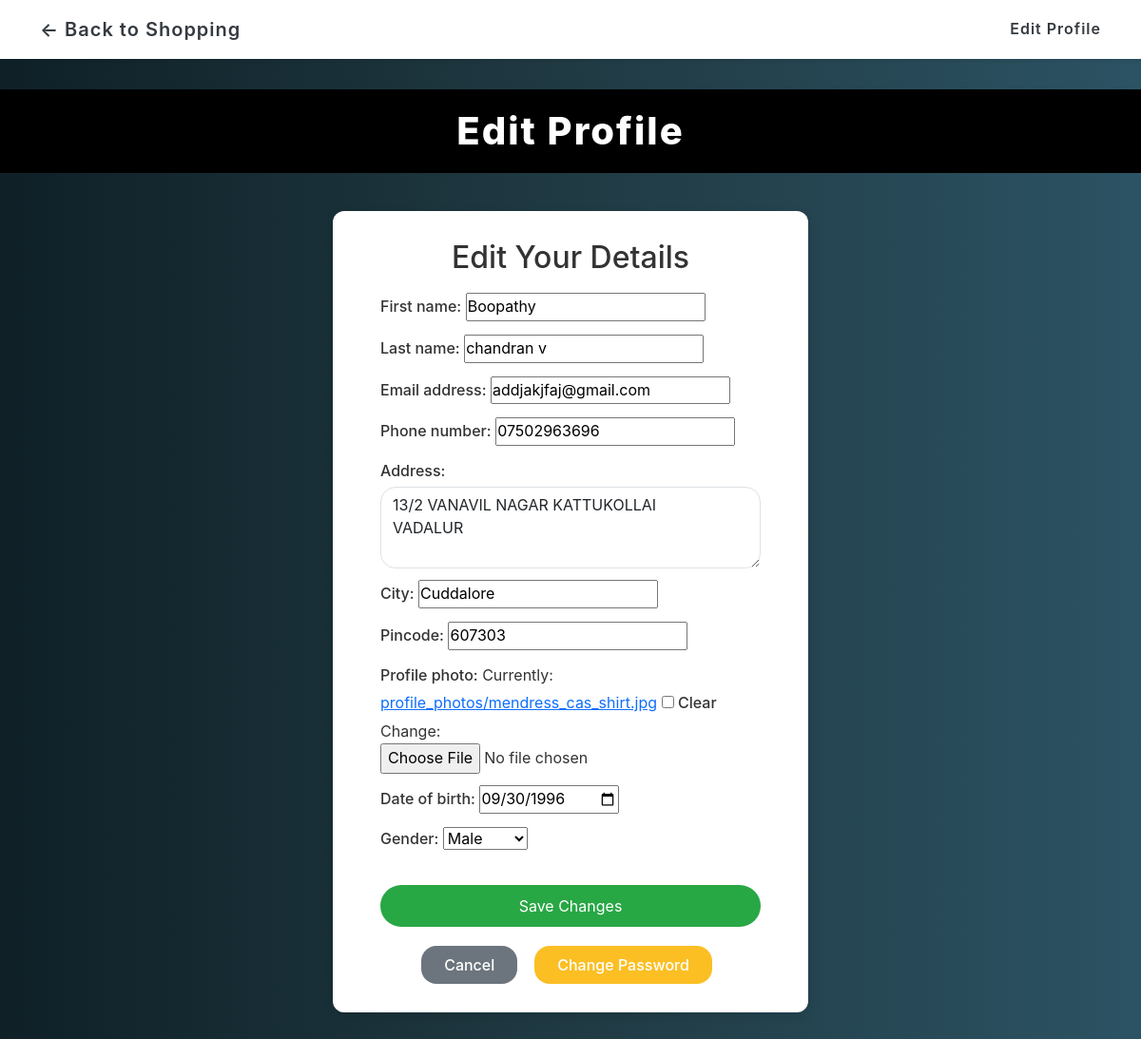
The app's page /profile/edit/ (signed in), older data.
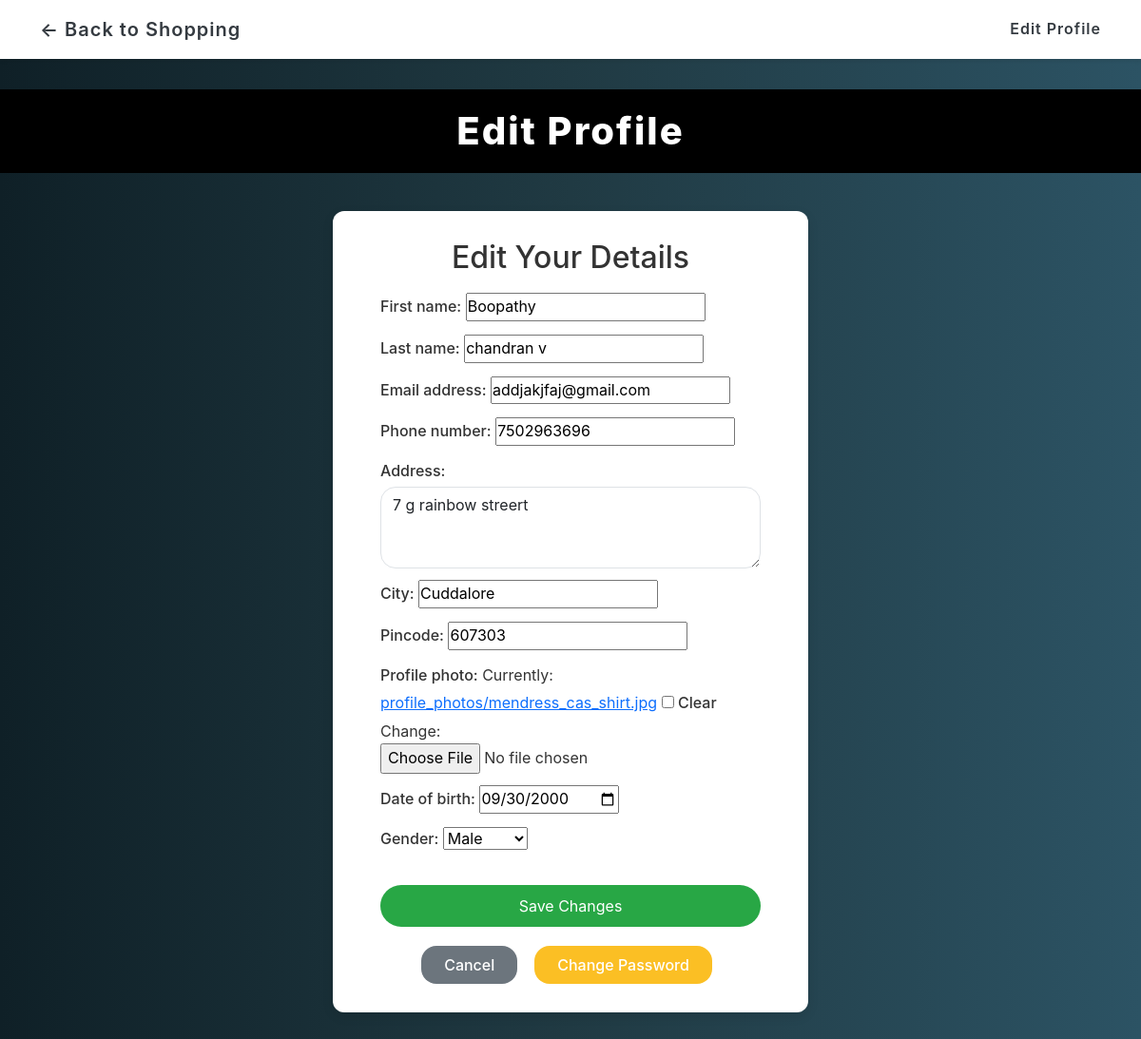
The same page, newer data.
### login/models.py (models this page shows, shortened)
class Profile(models.Model):
    user = models.OneToOneField(User, on_delete=models.CASCADE)
    phone_number = models.CharField(max_length=15, blank=True)
    address = models.TextField(blank=True)
    city = models.CharField(max_length=100, blank=True)
    pincode = models.CharField(max_length=10, blank=True)
    profile_photo = models.ImageField(upload_to='profile_photos/', blank=True, null=True)
    date_of_birth = models.DateField(blank=True, null=True)
    gender = models.CharField(max_length=10, choices=[('M', 'Male'), ('F', 'Female'), ('O', 'Other')], blank=True)

### login/views.py (the view)
# urls.py: path('profile/edit/', views.edit_profile_view, name='edit_profile'),
@login_required
def edit_profile_view(request):
    user = request.user
    profile, created = Profile.objects.get_or_create(user=user)
    if request.method == 'POST':
        user_form = UserForm(request.POST, instance=user)
        profile_form = ProfileForm(request.POST, request.FILES, instance=profile)
        if user_form.is_valid() and profile_form.is_valid():
            user_form.save()
            profile_form.save()
            messages.success(request, 'Profile updated successfully!')
            return redirect('profile')
    else:
        user_form = UserForm(instance=user)
        profile_form = ProfileForm(instance=profile)
    return render(request, 'login/edit_profile.html', {
        'user_form': user_form,
        'profile_form': profile_form,
    })

### login/views.py
class UserForm(forms.ModelForm):
    class Meta:
        model = User
        fields = ['first_name', 'last_name', 'email']

class ProfileForm(forms.ModelForm):
    class Meta:
        model = Profile
        fields = [
            'phone_number', 'address', 'city', 'pincode',
            'profile_photo', 'date_of_birth', 'gender'
        ]
        widgets = {
            'address': forms.Textarea(attrs={'rows': 3, 'class': 'form-control'}),
            'date_of_birth': forms.DateInput(attrs={'type': 'date'}),
        }

### login/templates/login/edit_profile.html (shortened to what this page needs)
{% load static %}
<!DOCTYPE html>
<html lang="en">
<head>
    <link href="https://cdn.jsdelivr.net/npm/bootstrap@5.3.3/dist/css/bootstrap.min.css" rel="stylesheet">
    <link rel="stylesheet" href="{% static 'css/style.css' %}">
</head>
<body>
    <nav class="navbar navbar-expand-lg mb-4">
        <div class="container">
            <a class="navbar-brand" href="{% url 'ecommerce' %}">← Back to Shopping</a>
            <span class="navbar-text">Edit Profile</span>
        </div>
    </nav>
    <div class="site-title">
        <h1>Edit Profile</h1>
    </div>
    <div class="profile-container">
        <h2>Edit Your Details</h2>
        <form method="post" enctype="multipart/form-data">
            {{ user_form.as_p }}
            {{ profile_form.as_p }}
            <div class="button-row">
                <button type="submit" class="btn btn-save">Save Changes</button>
                <a href="{% url 'profile' %}" class="btn btn-cancel">Cancel</a>
               <a href="{% url 'password_change' %}" class="btn btn-password">Change Password</a>
        </form>
    </div>
</body>
</html>

Row changes from the older to the newer data that the page shows:
changed Profile "Cuddalore": phone_number "07502963696" → "7502963696"; address "13/2 VANAVIL NAGAR KATTUKOLLAI VADALUR" → "7 g rainbow streert"; date_of_birth "09/30/1996" → "09/30/2000"
